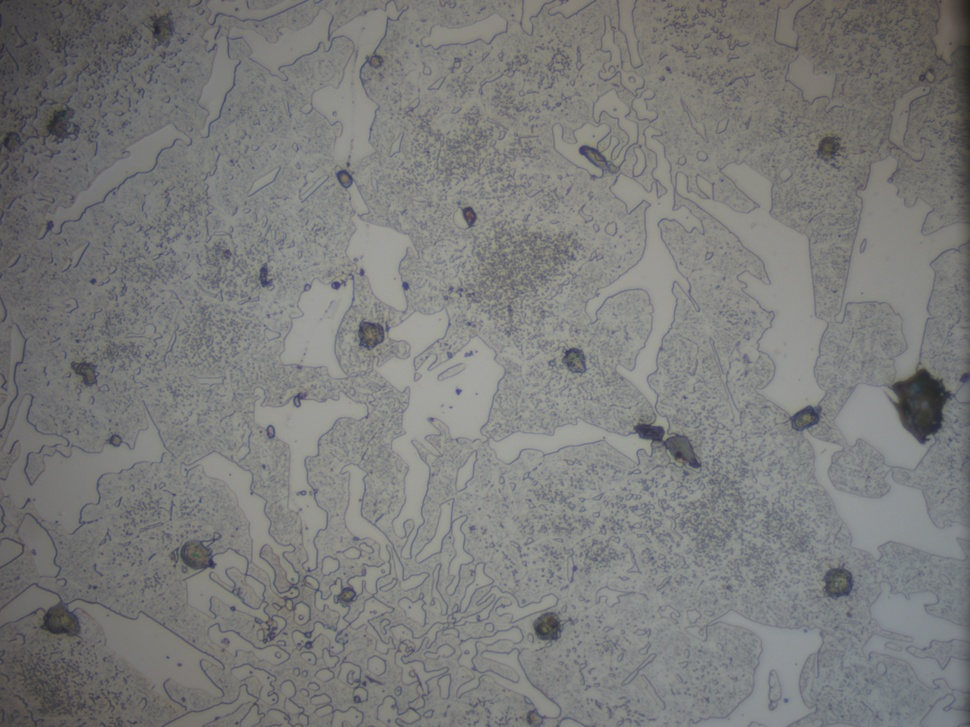
#> input picture data/raw/12 Mpx 4608x3456px a 500X/FT_500X_A.jpg, 970 x 727 px, shrunk from 4608 x 3456 before the run; its folder holds only this picture in this run
$ python main.py   (older library calls are emulated)
#> lines starting #> are read from the running program, lines starting #| are printed output that depends on the picture; after the words box and inside, x2 and y2 are one past the last pixel; in counts of white or black regions, pixels touching at a corner belong together
### src/config.py
import os
from pathlib import Path
from typing import Union, List, Optional
import glob

# Obtener la ruta base del proyecto
PROJECT_ROOT = Path(__file__).parent.parent
print(f"Directorio raíz del proyecto: {PROJECT_ROOT}")

# Rutas principales del proyecto
SRC_DIR = PROJECT_ROOT / 'src'
DATA_DIR = PROJECT_ROOT / 'data'
OUTPUTS_DIR = PROJECT_ROOT / 'outputs'

# Rutas de datos
RAW_DATA_DIR = DATA_DIR / 'raw'
PROCESSED_DATA_DIR = DATA_DIR / 'processed'

# Rutas de salida
IMAGE_MEASUREMENTS_DIR = OUTPUTS_DIR / 'image_measurements'
SCATTERS_DIR = OUTPUTS_DIR / 'scatters'
HISTOGRAMS_DIR = OUTPUTS_DIR / 'histograms'

# Rutas de código fuente
LABELING_DIR = SRC_DIR / 'labeling'
SEGMENTATION_DIR = SRC_DIR / 'segmentation'
EDGES_DIR = SRC_DIR / 'edges'

# Rutas configurables para datos raw
# Estas rutas pueden ser modificadas por el técnico encargado
RAW_DATA_PATHS = {
    'extras': RAW_DATA_DIR / 'extras',
    'internet': RAW_DATA_DIR / 'internet',
    'high_res': RAW_DATA_DIR / '12 Mpx 4608x3456px a 500X'
}

# [12 lines left out: function update_raw_data_path, not called in this run]

def create_directories():
    """Crea todos los directorios necesarios si no existen."""
    print("\nCreando directorios del proyecto...")

    directories = [
        SRC_DIR,
        DATA_DIR,
        OUTPUTS_DIR,
        RAW_DATA_DIR,
        PROCESSED_DATA_DIR,
        IMAGE_MEASUREMENTS_DIR,
        SCATTERS_DIR,
        HISTOGRAMS_DIR,
        LABELING_DIR,
        SEGMENTATION_DIR,
        EDGES_DIR
    ]

    for directory in directories:
        try:
            directory.mkdir(parents=True, exist_ok=True)
            print(f"✓ Directorio creado/verificado: {directory}")
        except Exception as e:
            print(f"✗ Error al crear directorio {directory}: {str(e)}")

    # Crear directorios de datos raw configurables
    print("\nCreando directorios de datos raw...")
    for key, path in RAW_DATA_PATHS.items():
        try:
            path.mkdir(parents=True, exist_ok=True)
            print(f"✓ Directorio raw creado/verificado: {key} -> {path}")
        except Exception as e:
            print(f"✗ Error al crear directorio raw {key}: {str(e)}")

def verify_path(path: Union[str, Path]) -> bool:
    """
    Verifica si una ruta existe.

    Args:
        path (Union[str, Path]): Ruta a verificar

    Returns:
        bool: True si la ruta existe, False en caso contrario
    """
    path = Path(path)
    exists = path.exists()
    print(f"Verificando ruta: {path} -> {'✓ Existe' if exists else '✗ No existe'}")
    return exists

def get_files_in_directory(directory: Union[str, Path], pattern: str = "*") -> List[Path]:
    """
    Obtiene una lista de archivos en un directorio que coinciden con un patrón.

    Args:
        directory (Union[str, Path]): Directorio a buscar
        pattern (str): Patrón de búsqueda (ej: "*.jpg", "*.png")

    Returns:
        List[Path]: Lista de rutas a los archivos encontrados
    """
    directory = Path(directory)
    if not directory.exists():
        print(f"✗ El directorio no existe: {directory}")
        return []

    files = list(directory.glob(pattern))
    print(f"Encontrados {len(files)} archivos en {directory} con patrón {pattern}")
    return files

# [36 lines left out: functions get_raw_data_files, get_output_path, not called in this run]

def ensure_directory_exists(path: Union[str, Path]) -> Path:
    """
    Asegura que un directorio existe, creándolo si es necesario.

    Args:
        path (Union[str, Path]): Ruta del directorio

    Returns:
        Path: Ruta al directorio (creado o existente)
    """
    path = Path(path)
    try:
        path.mkdir(parents=True, exist_ok=True)
        print(f"✓ Directorio asegurado: {path}")
    except Exception as e:
        print(f"✗ Error al crear directorio {path}: {str(e)}")
    return path

# Crear directorios al importar el módulo
print("\n=== Inicializando configuración del proyecto ===")
create_directories()
print("=== Configuración completada ===\n")

### src/edges/cannyEdge.py
import numpy as np
import cv2
# import matplotlib.pyplot as plt # Ya no es necesario para guardar directamente
from PIL import Image
from scipy.ndimage import gaussian_filter
import os
import shutil # Añadido para la gestión de directorios, aunque se usará más en main.py
import glob # Añadido para listar archivos, aunque se usará más en main.py
from pathlib import Path # Añadido para manejar rutas, aunque se usará más en main.py
from src.config import ensure_directory_exists

def sobel_filters(img):
    Ix = cv2.Sobel(img, cv2.CV_64F, 1, 0, ksize=3)
    Iy = cv2.Sobel(img, cv2.CV_64F, 0, 1, ksize=3)

    G = np.hypot(Ix, Iy)
    theta = np.arctan2(Iy, Ix)
    return G, theta

def non_max_suppression(G, theta):
    angle = np.rad2deg(theta) % 180
    Z = np.zeros_like(G, dtype=np.float32)

    # Shifted copies for comparison
    for direction in [0, 45, 90, 135]:
        mask = np.zeros_like(G, dtype=bool)

        if direction == 0:
            mask = ((0 <= angle) & (angle < 22.5)) | ((157.5 <= angle) & (angle <= 180))
            before = np.roll(G, 1, axis=1)
            after = np.roll(G, -1, axis=1)
        elif direction == 45:
            mask = (22.5 <= angle) & (angle < 67.5)
            before = np.roll(np.roll(G, 1, axis=0), -1, axis=1)
            after = np.roll(np.roll(G, -1, axis=0), 1, axis=1)
        elif direction == 90:
            mask = (67.5 <= angle) & (angle < 112.5)
            before = np.roll(G, 1, axis=0)
            after = np.roll(G, -1, axis=0)
        elif direction == 135:
            mask = (112.5 <= angle) & (angle < 157.5)
            before = np.roll(np.roll(G, 1, axis=0), 1, axis=1)
            after = np.roll(np.roll(G, -1, axis=0), -1, axis=1)

        local_max = (G >= before) & (G >= after)
        Z[mask & local_max] = G[mask & local_max]

    return Z

def double_threshold(img, low_ratio=0.05, high_ratio=0.15):
    high = img.max() * high_ratio
    low = high * low_ratio

    strong = 255
    weak = 75

    res = np.zeros_like(img, dtype=np.uint8)
    strong_pixels = img >= high
    weak_pixels = (img >= low) & (img < high)

    res[strong_pixels] = strong
    res[weak_pixels] = weak

    return res, weak, strong

def hysteresis(img, weak=75, strong=255):
    from scipy.ndimage import binary_dilation

    strong_mask = (img == strong)
    weak_mask = (img == weak)

    dilated_strong = binary_dilation(strong_mask, structure=np.ones((3,3)))
    connected = dilated_strong & weak_mask

    result = np.copy(img)
    result[weak_mask] = 0
    result[connected] = strong

    return result

def canny_edge_detector(img, sigma=1.2, low_ratio=0.05, high_ratio=0.15):
    blurred = gaussian_filter(img, sigma=sigma)
    G, theta = sobel_filters(blurred)
    suppressed = non_max_suppression(G, theta)
    thresholded, weak, strong = double_threshold(suppressed, low_ratio, high_ratio)
    edges = hysteresis(thresholded, weak, strong)
    return edges.astype(np.uint8)

# Nueva función para procesar una sola imagen y guardar los bordes Canny
def process_image_with_canny(input_image_path, output_directory):
    name = Path(input_image_path).stem

    image = cv2.imread(str(input_image_path), cv2.IMREAD_GRAYSCALE)
    if image is None:
        print(f"Advertencia: No se pudo cargar la imagen {input_image_path}. Saltando...")
        return None

    edges = canny_edge_detector(image)

    # Asegurar que el directorio de salida existe
    ensure_directory_exists(output_directory)

    # Guardar la imagen de bordes
    output_file_path = output_directory / f"{name}_canny.jpg"
    cv2.imwrite(str(output_file_path), edges)
    print(f"   ✅ Bordes Canny guardados en: {output_file_path}")
    return output_file_path

# Se elimina el bloque if __name__ == '__main__': de este archivo

### src/segmentation/semanticSegmentation.py
# https://youtu.be/65qPtD6khzg
"""
Create border pixels from binary masks.
We can include these border pixels as another class to train a multiclass semantic segmenter
What is the advantage?
We can use border pixels to perform watershed and achieve 'instance' segmentation.

"""

import cv2
import numpy as np
# import matplotlib.pyplot as plt # Ya no es necesario para guardar directamente
from pathlib import Path
from src.config import (
    PROCESSED_DATA_DIR,
    ensure_directory_exists
)

# === CONFIGURACIÓN DE RUTAS ===
ruta_imagenes_canny = PROCESSED_DATA_DIR / 'canny_edges'
ruta_mascara_salida = PROCESSED_DATA_DIR / 'borderMasks'

# Crear/limpiar directorio de salida
ensure_directory_exists(ruta_mascara_salida)

#Function to define border.
#Just erode some pixels into objects and dilate tooutside the objects.
#This region would be the border. Replace border pixel value to something other than 255.
def generate_border(image, border_size=5, n_erosions=1):

    erosion_kernel = np.ones((1,1), np.uint8)      ## Start by eroding edge pixels
    eroded_image = cv2.erode(image, erosion_kernel, iterations=n_erosions)

    ## Define the kernel size for dilation based on the desired border size (Add 1 to keep it odd)
    kernel_size = 2*border_size + 1
    dilation_kernel = np.ones((kernel_size, kernel_size), np.uint8)   #Kernel to be used for dilation
    dilated  = cv2.dilate(eroded_image, dilation_kernel, iterations = 1)
    #plt.imshow(dilated, cmap='gray')

    ## Replace 255 values to 127 for all pixels. Eventually we will only define border pixels with this value
    dilated_127 = np.where(dilated == 255, 127, dilated)

    #In the above dilated image, convert the eroded object parts to pixel value 255
    #What's remaining with a value of 127 would be the boundary pixels.
    original_with_border = np.where(eroded_image > 127, 255, dilated_127)

    #plt.imshow(original_with_border,cmap='gray')

    return original_with_border

# Nueva función para procesar una sola imagen Canny y guardar la máscara con borde
# [18 lines left out: function process_canny_for_border_mask, not called in this run]

### src/main.py
import glob
from pathlib import Path
import cv2
import sys

# Añadir el directorio raíz del proyecto al path de Python
project_root = Path(__file__).parent.parent
sys.path.append(str(project_root))

# Importar las funciones de los otros módulos
from src.edges.cannyEdge import process_image_with_canny
from src.segmentation.semanticSegmentation import generate_border
from src.config import (
    RAW_DATA_DIR,
    PROCESSED_DATA_DIR,
    IMAGE_MEASUREMENTS_DIR,
    SCATTERS_DIR,
    HISTOGRAMS_DIR,
    ensure_directory_exists,
    verify_path,
    get_files_in_directory,
    RAW_DATA_PATHS
)

if __name__ == "__main__":
    print("\n=== Iniciando proceso de segmentación de imágenes ===")

    # Rutas de entrada y salida usando config.py
    ruta_imagenes_originales = RAW_DATA_PATHS['high_res']  # Usar la ruta correcta del diccionario
    ruta_canny_salida = PROCESSED_DATA_DIR / 'canny_edges'
    ruta_border_salida = PROCESSED_DATA_DIR / 'borderMasks'

    # Verificar que las rutas existen
    print("\nVerificando rutas de entrada y salida...")
    if not verify_path(ruta_imagenes_originales):
        print(f"❌ Error: No se encontró el directorio de imágenes originales: {ruta_imagenes_originales}")
        print("Por favor, asegúrate de que las imágenes estén en el directorio correcto.")
        sys.exit(1)

    # Crear y limpiar directorios de salida
    print("\nPreparando directorios de salida...")
    for path in [ruta_canny_salida, ruta_border_salida]:
        ensure_directory_exists(path)

    # Verificar que hay imágenes para procesar
    print("\nBuscando imágenes para procesar...")
    image_files = get_files_in_directory(ruta_imagenes_originales, "*.jpg")
    if not image_files:
        print("❌ Error: No se encontraron imágenes .jpg en el directorio de entrada")
        print(f"Directorio buscado: {ruta_imagenes_originales}")
        sys.exit(1)

    print(f"\nSe encontraron {len(image_files)} imágenes para procesar")

    # Procesar cada imagen
    for file_path in image_files:
        name = Path(file_path).stem
        print(f"\n--- Procesando imagen: {name} ---")

        # Paso 1: Generar bordes Canny
        print("Generando bordes Canny...")
        canny_output_path = process_image_with_canny(file_path, ruta_canny_salida)
#> the loop in non_max_suppression, `for direction in [0, 45, 90, 135]:` made 4 passes
#> pass 1, in non_max_suppression, `mask = ((0 <= angle) & (angle < 22.5)) | ((157.5 <= angle) & (angle <=..`:
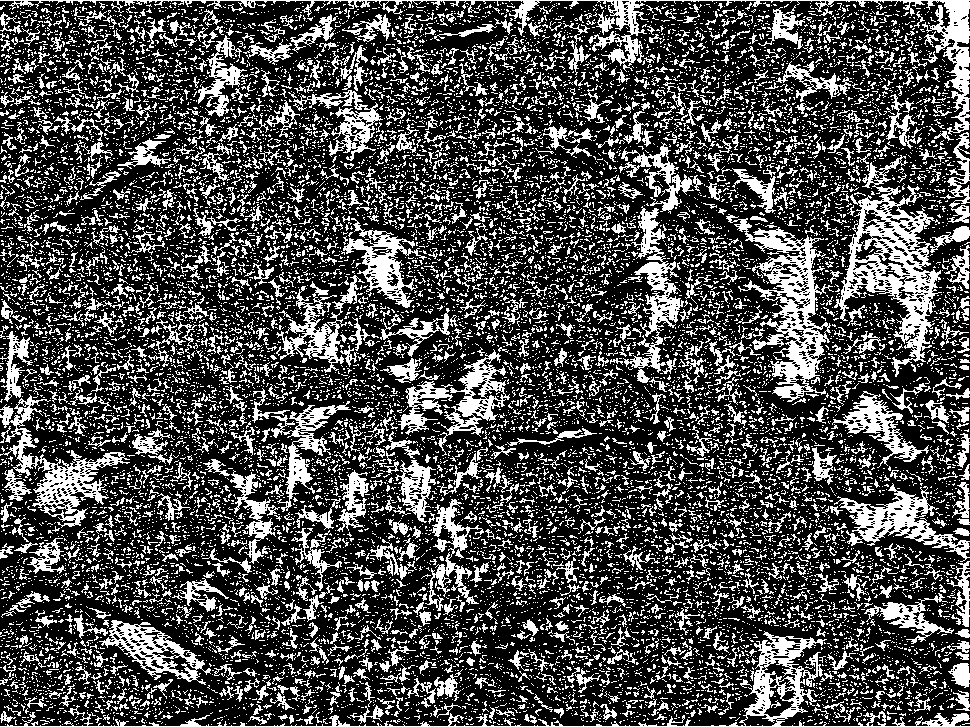
#> mask: shape (727, 970) bool; 29.6% white in thin lines or dots
#> after the loop in non_max_suppression, `for direction in [0, 45, 90, 135]:`:
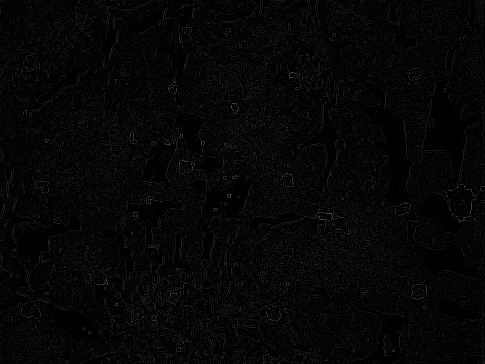
#> Z: shape (727, 970) float32 (shown at 1/2 size); min 0, max 156.4, mean 5.5
#> in double_threshold, `high = img.max() * high_ratio`: high = 23.46
#> in double_threshold, `low = high * low_ratio`: low = 1.17
#> in canny_edge_detector, `thresholded, weak, strong = double_threshold(suppressed, low_ratio, hi..`:
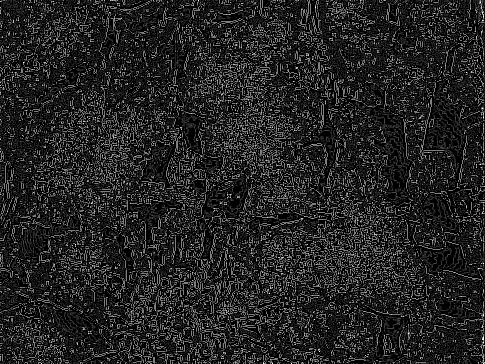
#> thresholded: shape (727, 970) (shown at 1/2 size); min 0, max 255, mean 35.1
#> in canny_edge_detector, `thresholded, weak, strong = double_threshold(suppressed, low_ratio, hi..`: weak = 75; strong = 255
#> in hysteresis, `dilated_strong = binary_dilation(strong_mask, structure=np.ones((3,3)))`:
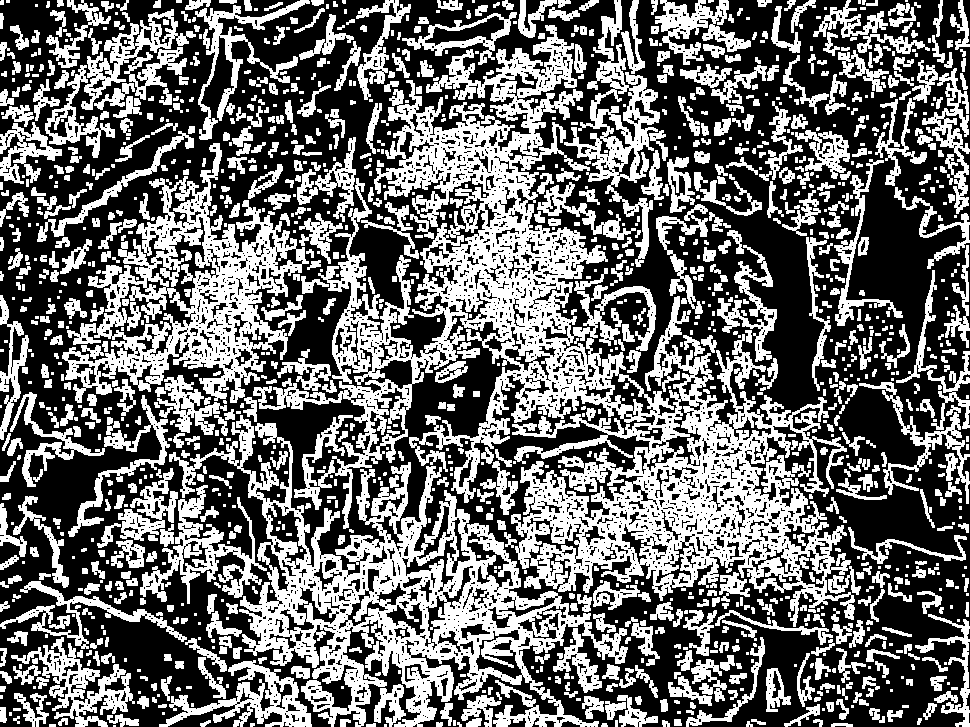
#> dilated_strong: shape (727, 970) bool; 42.5% white; 1429 white regions (574 under 20 px), largest, box (x1, y1, x2, y2) and area: (253, 25, 855, 627) 89429, (169, 415, 628, 727) 36912, (62, 143, 309, 403) 20823

        if canny_output_path is None:
            print(f"    🚫 No se pudo generar bordes Canny para {name}. Saltando máscara de borde.")
            continue

        # Cargar la imagen Canny generada para pasarla a generate_border
        print("Cargando imagen Canny para procesamiento...")
        img_canny = cv2.imread(str(canny_output_path), cv2.IMREAD_GRAYSCALE)
        if img_canny is None:
            print(f"    🚫 Error al cargar la imagen Canny guardada: {canny_output_path}. Saltando máscara de borde.")
            continue

        # Asegurarse de que la imagen Canny sea binaria para generate_border
        print("Aplicando umbral binario...")
        _, binary_canny_for_border = cv2.threshold(img_canny, 127, 255, cv2.THRESH_BINARY)

        # Paso 2: Generar máscara con borde a partir de los bordes Canny
        print("Generando máscara con borde...")
        border_mask = generate_border(binary_canny_for_border, border_size=5, n_erosions=1)
#> in generate_border, `dilated  = cv2.dilate(eroded_image, dilation_kernel, iterations = 1)`:
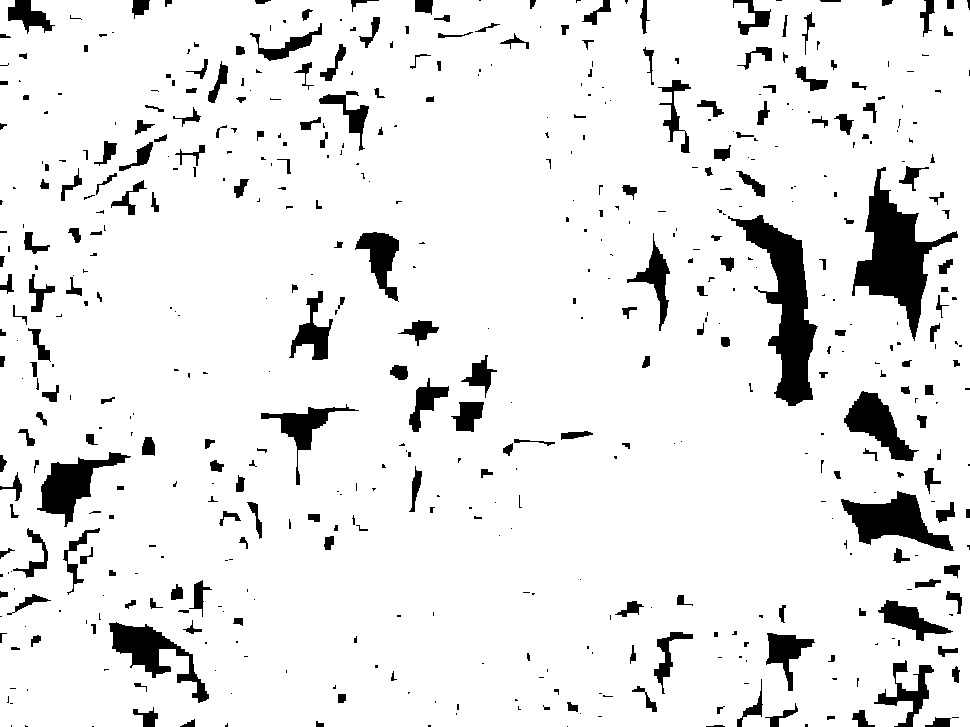
#> dilated: shape (727, 970); 91.5% white; 532 black regions (289 under 20 px), largest, box (x1, y1, x2, y2) and area: (728, 215, 818, 406) 6157, (852, 167, 958, 341) 6056, (841, 491, 954, 551) 3098
#> in generate_border, `original_with_border = np.where(eroded_image > 127, 255, dilated_127)`:
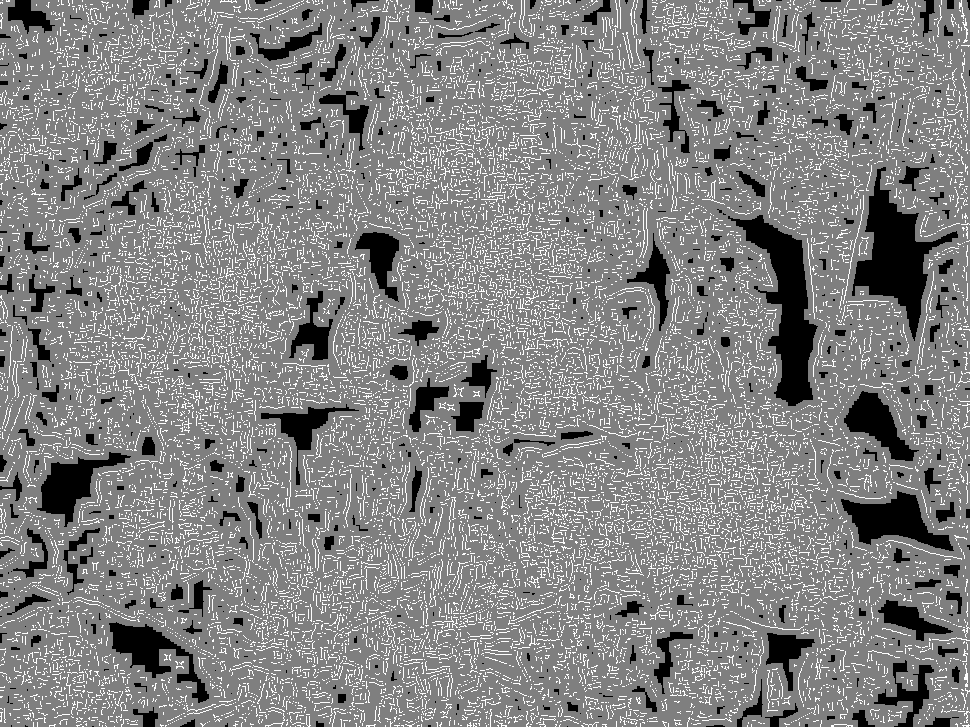
#> original_with_border: shape (727, 970); min 0, max 255, mean 131.3

        # Guardar la máscara con borde
        border_output_file_path = ruta_border_salida / f"{name}_border.jpg"
        cv2.imwrite(str(border_output_file_path), border_mask)
        print(f"    ✅ Máscara con borde guardada en: {border_output_file_path}")

    print("\n=== Proceso principal completado ===")
    print("Revisa los resultados en las carpetas de processed_data.")
